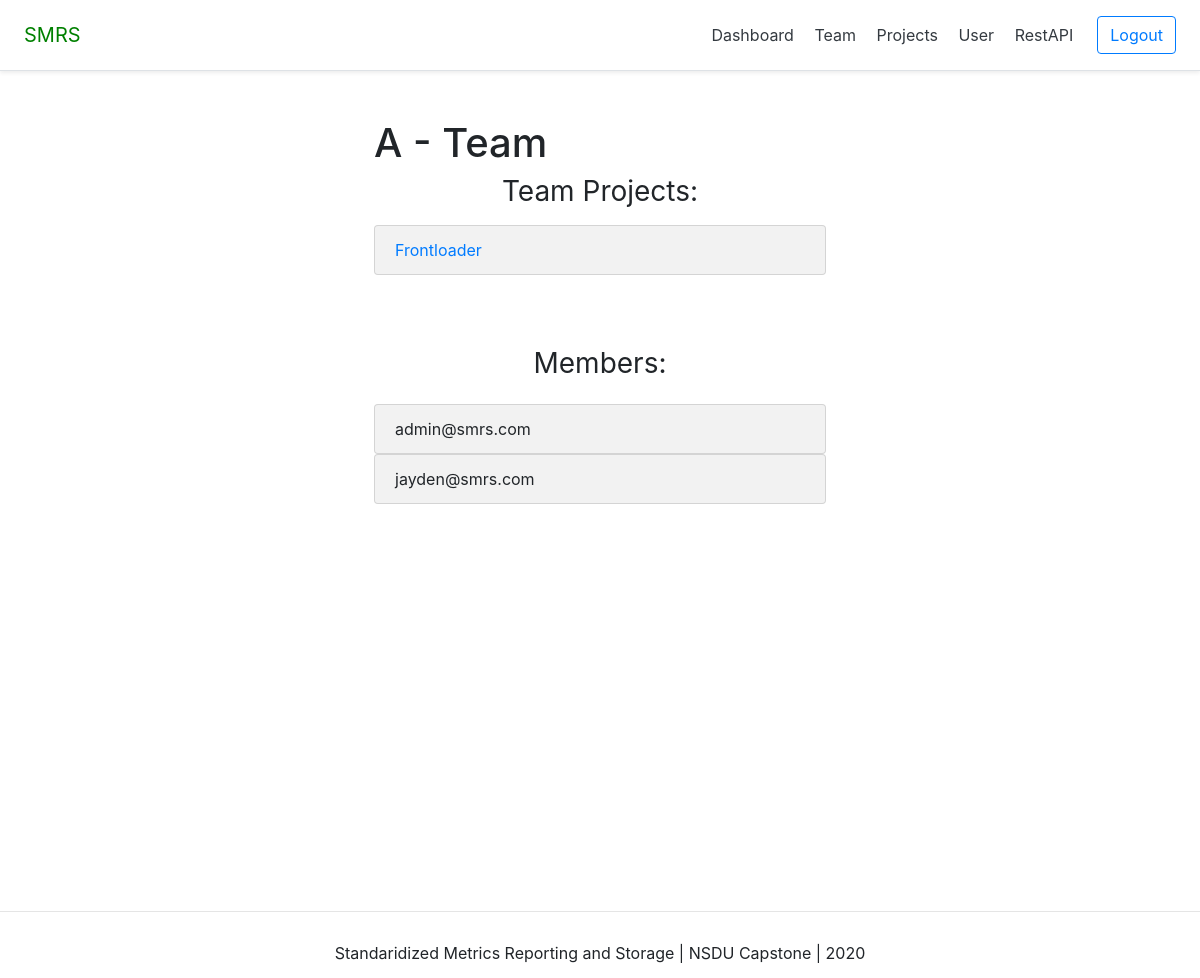
Page /dashboard/team/ (signed in) on the committed database.
### account/models.py (models this page shows, shortened)
class Team (models.Model):
    name                     = models.CharField(max_length=25) ## change to uniq

class Account(AbstractBaseUser):
    email = models.EmailField(
        verbose_name='email address',
        max_length=255,
        unique=True,
    )
    name                = models.TextField()
    racf                = models.CharField(max_length=30, unique=True)
    darkColorScheme     = models.BooleanField(default=False)
    teamid              = models.ForeignKey(Team, blank = True, null = True, on_delete=models.CASCADE)
    date_joined         = models.DateTimeField(auto_now_add=True, editable=False)
    last_login          = models.DateTimeField(auto_now=True)
    is_active           = models.BooleanField(default=True)
    is_staff            = models.BooleanField(default=False) # admin user, non super-user
    is_admin            = models.BooleanField(default=False) # admin
    is_superuser        = models.BooleanField(default=False) # superuser
    USERNAME_FIELD = 'email'
    REQUIRED_FIELDS = ['name','racf'] # username (email) and password are required by default.
    objects = MyAccountManager()
    def __str__(self):
        return self.email

### restAPI/models.py (models this page shows)
class Project (models.Model):
    name                    = models.CharField(max_length=25)
    productOwner            = models.ForeignKey(model.Account, null = True, blank = True, on_delete=models.CASCADE)
    teamID                  = models.ForeignKey(model.Team, on_delete=models.CASCADE)
    def __str__(self):
        return self.name

### dashboard/views.py (the view)
# urls.py: path('team/', team_view, name='team'),
def team_view(request):
    context= {}
    user = request.user
    if user.is_authenticated:
        team = Team.objects.filter(pk = user.pk).first()
        allmembers = Account.objects.filter(teamid = team)
        projectsOfTeam = Project.objects.filter(teamID = team)
        context['TeamName'] = team.name
        context['TeamMembers'] = allmembers
        context['projectList'] = projectsOfTeam
    return render(request, "dashboard/team.html", context)

### dashboard/templates/dashboard/team.html
{% extends 'base.html' %}
{% block content %}
<div class='container mt-4 p-4'
  style="max-width: 500px;
         width:     100%;
         margin:    auto;">
  <h1>{{TeamName}}</h1>
  <div class='row'>
    {% if projectList %}
    <h3 class='mb-3 font-weight-normal display-6 mx-auto' >Team Projects:</h3>
    </div>
     {% for item in projectList %}
      <ul class= 'list-group '>
        <a href="{% url 'dashboard:detail' item.pk %}" style="text-decoration: none;">
          <li class="list-group-item" style="background-color: #f2f2f2;">{{item}}</li>
        </a>
      </ul>
    {% endfor %}
    {% endif %}
</div>
<div class='container mt-4 p-4'
  style="max-width: 500px;
         width:     100%;
         margin:    auto;">
  <div class='row'>
    {% if TeamMembers %}
    <h3 class='mb-4 font-weight-normal display-6 mx-auto' >Members:</h3>
    </div>
     {% for item in TeamMembers %}
      <ul class= 'list-group '>
        <a style="text-decoration: none;">
          <li class="list-group-item" style="background-color: #f2f2f2;">{{item}}</li>
        </a>
      </ul>
    {% endfor %}
    {% endif %}
</div>
{% endblock content %}

### rows in the picture
Team: name "A - Team"
Project: name "Frontloader"
Account: email "admin@smrs.com"
Account: email "jayden@smrs.com"
